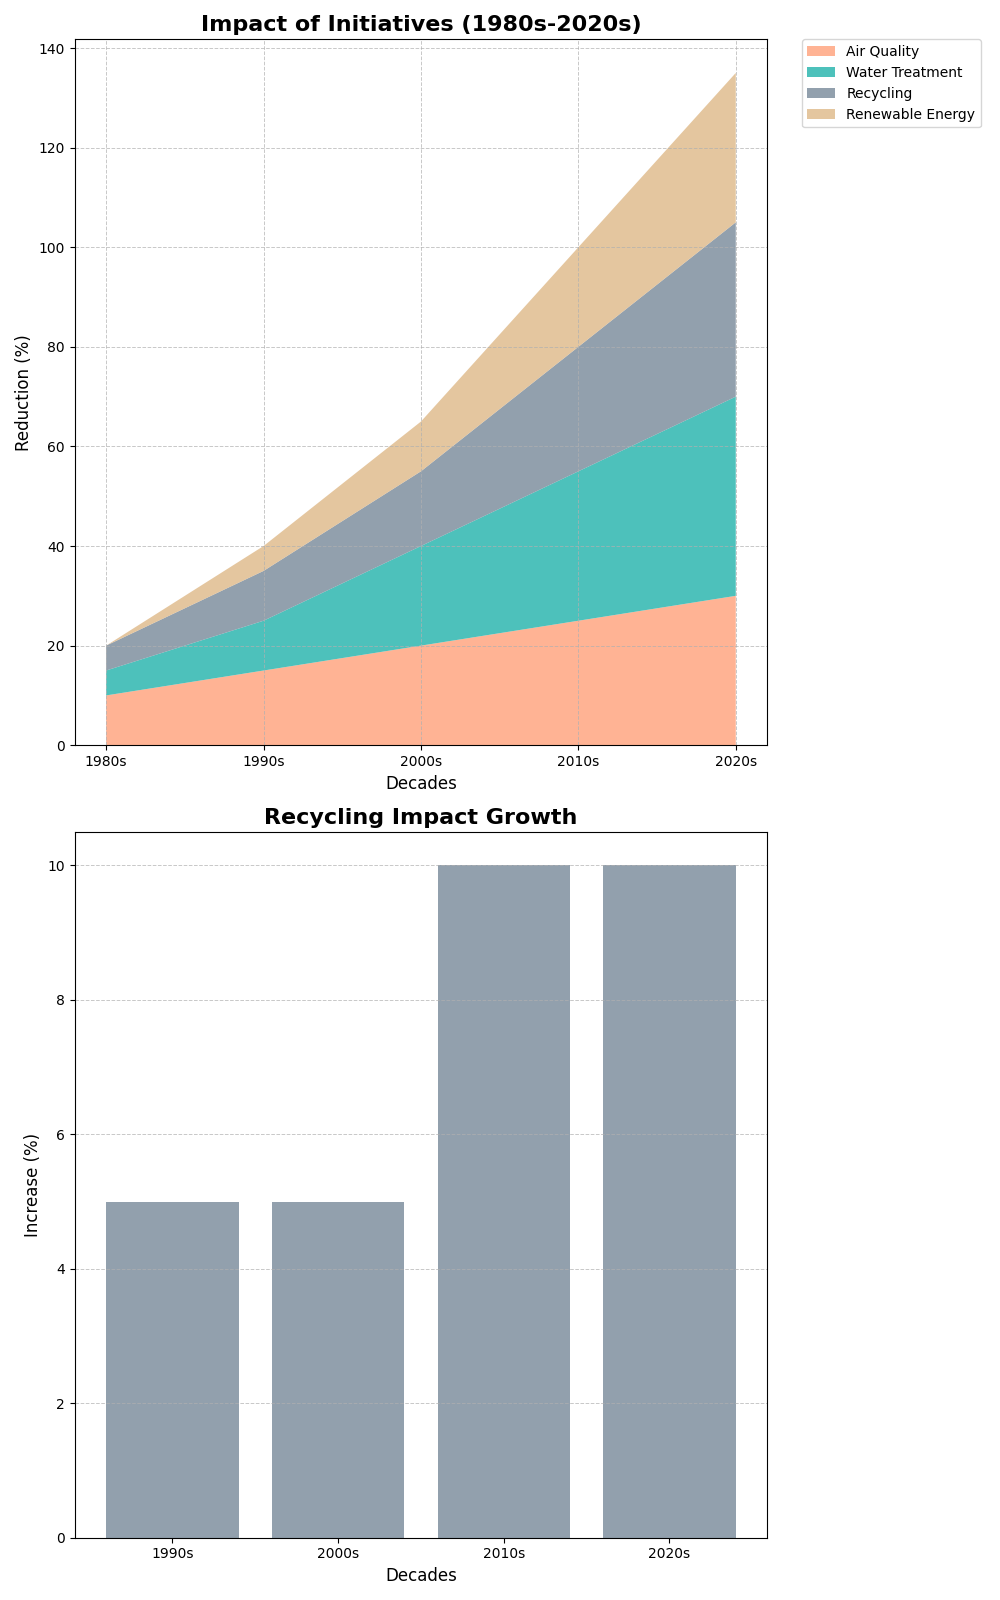

Source code (Python):
import matplotlib.pyplot as plt
import numpy as np

decades = ['1980s', '1990s', '2000s', '2010s', '2020s']
initiatives = ['Air Quality', 'Water Treatment', 'Recycling', 'Renewable Energy']

impact = np.array([
    [10, 5, 5, 0],
    [15, 10, 10, 5],
    [20, 20, 15, 10],
    [25, 30, 25, 20],
    [30, 40, 35, 30]
])

# Create a figure with 1 row and 2 columns of subplots
fig, (ax1, ax2) = plt.subplots(2, 1, figsize=(10, 16))

ax1.stackplot(decades, impact.T, labels=initiatives, colors=['#FFA07A', '#20B2AA', '#778899', '#DEB887'], alpha=0.8)
ax1.set_title('Impact of Initiatives (1980s-2020s)', fontsize=16, fontweight='bold')
ax1.set_xlabel('Decades', fontsize=12)
ax1.set_ylabel('Reduction (%)', fontsize=12)
ax1.legend(loc='upper left', bbox_to_anchor=(1.05, 1), borderaxespad=0)
ax1.grid(True, linestyle='--', linewidth=0.7, alpha=0.7)

recycling_growth = np.diff(impact[:, 2])
periods = ['1990s', '2000s', '2010s', '2020s']

ax2.bar(periods, recycling_growth, color='#778899', alpha=0.8)
ax2.set_title('Recycling Impact Growth', fontsize=16, fontweight='bold')
ax2.set_xlabel('Decades', fontsize=12)
ax2.set_ylabel('Increase (%)', fontsize=12)
ax2.grid(axis='y', linestyle='--', linewidth=0.7, alpha=0.7)

plt.tight_layout()
plt.show()
